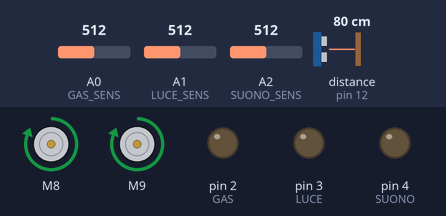
Simulated run of this sketch. Board: Arduino Uno, built with avr-gcc and run on an emulated ATmega328P. Shown: 2 × DC motor (green arrow = forward, orange = backward, longer = faster), output pins drawn as LEDs (lit = HIGH). Wiring (inferred from the names in the program): ultrasonic range finder: trigger pin 11; echo pin 12. Dashed ring = blinking. The inputs (shaded band) are chosen by the test bench; at power-on: A1 (LUCE_SENS) = 512, distance to the obstacle (sensor on pin 12) 80 cm, A0 (GAS_SENS) = 512, A2 (SUONO_SENS) = 512. The echo pulse lasts 58.3 µs per cm; pins used as bus, display or sensor lines are not drawn; what the sketch prints to the serial monitor is not drawn.

Above: at 11.2 s.
11.3 s: A1 (LUCE_SENS) set to 594
12.8 s: A1 (LUCE_SENS) set to 628
At 16.1 s:
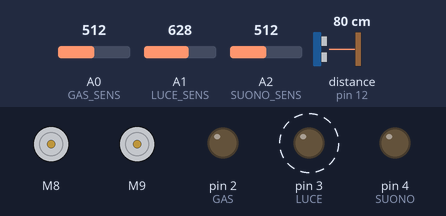
16.2 s: distance to the obstacle (sensor on pin 12) set to 11 cm
19.6 s: distance to the obstacle (sensor on pin 12) set to 8 cm
At 21.6 s:
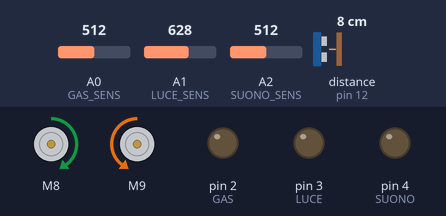
22.2 s: distance to the obstacle (sensor on pin 12) set to 18 cm
At 23.1 s:
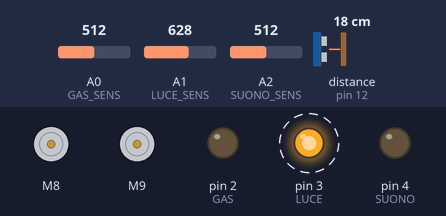
25.6 s: distance to the obstacle (sensor on pin 12) set to 2 cm
At 29.1 s:
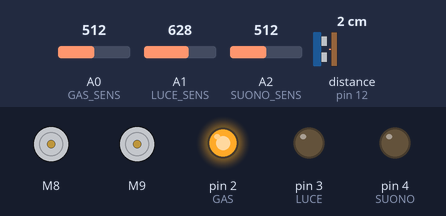
Timing chart, 0 to 30.0 s (numbered marks = the images above; inputs shaded):
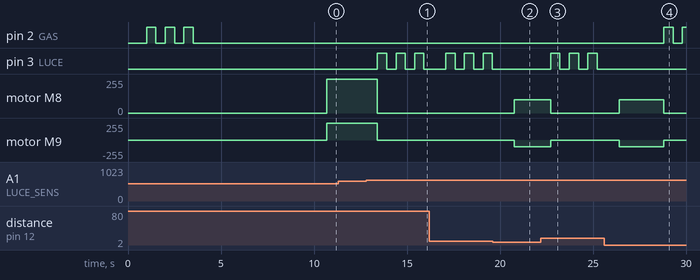

The sketch:

Explorer.ino
```cpp
#include <L298N.h>

/*
Defining MOTORS pins
*/
#define MAX_SPEED 255
#define MIN_SPEED 100
#define DEGREE_TIME 100

#define EN1 5
#define EN2 6
//Motor 1
#define IN1 8
#define IN2 7
L298N motor1(EN1, IN1, IN2);

//Motor 2
#define IN3 9
#define IN4 13
L298N motor2(EN2, IN3, IN4);

/*
Defining HC-SR04 pins
*/
#define TRIG 11
#define ECHO 12
/*
Defining sensors pin output
*/
#define GAS_SENS A0
#define LUCE_SENS A1
#define SUONO_SENS A2
/*
Defining led pin output
*/
#define GAS 2
#define LUCE 3
#define SUONO 4

int wave[100];
#define SAMPLES 100
/*
Defining thresholds
*/
int luce_thr=0;
int gas_thr=0;
int suono_thr=0;


void setup() {
  /*
  *
  *   SPEED UP ADC
  *
  */
  ADCSRA &= ~(bit (ADPS0) | bit (ADPS1) | bit (ADPS2)); // clear prescaler bits

  ADCSRA |= bit (ADPS0);                                //   2


  Serial.begin(9600);
  Serial.println("Explorer robot starting...");

  pinMode(GAS, OUTPUT);
  pinMode(LUCE, OUTPUT);
  pinMode(SUONO, OUTPUT);

  pinMode(TRIG, OUTPUT);
  pinMode(ECHO, INPUT);

  //Comment the following lines if you have already saved the thrs
  Serial.println("Thr setup starting...");
  set_thr();

}

void loop() {
  // put your main code here, to run repeatedly:
  brain();
}

/*
 * thr is used to get the environment noises
*/
void set_thr(){
  delay(1000);
  report(GAS);
  int value = analogRead(GAS_SENS);
  gas_thr=value;
  Serial.println("Gas thr value : ");
  Serial.print(value);
  delay(2000);
  report(LUCE);
  value = analogRead(LUCE_SENS);
  luce_thr=value;
  Serial.println("Luce thr value : ");
  Serial.print(value);
  delay(2000);
  report(SUONO);
  value = analogRead(SUONO_SENS);
  suono_thr=value;
  Serial.println("Suono thr value : ");
  Serial.print(value);
  delay(2000);
}

/*
Base algorithm
*/
void brain(){
  if(readLight())report(0);
  delay(10);
  if(readSound())report(1);
  delay(10);
  if(readGas())report(2);
  delay(10);
  if(getDistance()<10){
    stop();
    escape();
  }
  forward();
}

int readGas(){
  int value = analogRead(GAS_SENS);
  if(value>gas_thr+100)return 1;
  return 0;
}

int readSound(){
  for(int i = 0;i<SAMPLES;i++){
    wave[i]=analogRead(SUONO_SENS);
    delayMicroseconds(80*i);//in this way it looks arduino is sampling at 1/0.00008 Hz, but to get the frequency it is not needed to reconstruct the signal
  }
  /*
  * To calculate the frequency of the signal, I find the two pitch of the wave to get the period
  * and then it's possible to find the frequency
  */
  int max1_index=findMax(wave,-1);
  int max2_index=findMax(wave,max1_index);

  double period = (max2_index-max1_index)*pow(10,-6);
  double frequency = 1.0/period;

  if(frequency>3500 && frequency<4500)return 1;
  return 0;
}
int findMax(int* values,int index){
  int Max = 0;
  int max_index=-1;
  if(index = -1){
    for(int i = 0;i<SAMPLES;i++){
      if(Max<values[i]){
        Max=values[i];
        max_index=i;
      }
    }
  }else{
    for(int i = index;i<SAMPLES;i++){
      if(Max<values[i]){
        Max=values[i];
        max_index=i;
      }
    }
  }
  return max_index;
}

int readLight(){
  int value = analogRead(LUCE_SENS);
  if(value>luce_thr+100)return 1;
  return 0;
}


/*
Functions to move the robot
*/
int escape_attempt=0;
void escape(){
  rotateLeft(DEGREE_TIME);
  if(getDistance()<10){
    rotateRight(2*DEGREE_TIME);
    if(getDistance()<10){
        escape_attempt++;
        if(escape_attempt>4){
          report(GAS);
          return;
        }
        escape();
    }
  }
}

void stop(){
  motor1.stop();
  motor2.stop();
}

void forward(){
  motor1.setSpeed(MAX_SPEED);
  motor2.setSpeed(MAX_SPEED);

  motor1.forward();
  motor2.forward();
}

void backward(){
  motor1.setSpeed(MAX_SPEED);
  motor2.setSpeed(MAX_SPEED);

  motor1.backward();
  motor2.backward();
}

void rotateLeft(int rotation_time){
  motor1.setSpeed(MIN_SPEED);
  motor2.setSpeed(MIN_SPEED);

  motor1.forward();
  motor2.backward();

  delay(rotation_time);
}

void rotateRight(int rotation_time){
  motor1.setSpeed(MIN_SPEED);
  motor2.setSpeed(MIN_SPEED);

  motor1.forward();
  motor2.backward();

  delay(rotation_time);
}

/*
Function to get the distance
*/
int getDistance(){
  digitalWrite(TRIG, LOW); //To be sure to clean the remaining high signal
  delayMicroseconds(5);
  digitalWrite(TRIG, HIGH);
  delayMicroseconds(10);
  digitalWrite(TRIG, LOW);

  pinMode(ECHO, INPUT);
  long duration = pulseIn(ECHO, HIGH);

  // Convert the time into a distance
  delay(250);
  return (int)(duration/2) / 29.1; // return the distance in centimetres
}

/*
Functions to report sensors signals
*/

void report(int sensor){
  stop();
  switch(sensor){//0 luce, 1 suono, 2 gas
    case 0:
      blinkLed(LUCE);
    break;
    case 1:
      blinkLed(SUONO);
    break;
    case 2:
      blinkLed(GAS);
    break;
  }
}

void blinkLed(int led){//led is the pin where the led is plugged
  for(int i = 0; i<3;i++){
    digitalWrite(led, HIGH);   // turn the LED on (HIGH is the voltage level)
    delay(500);                       // wait for a second
    digitalWrite(led, LOW);    // turn the LED off by making the voltage LOW
    delay(500);
  }
}
```

Measured:
- the behaviour switches between 612 and 613 on A1 (LUCE_SENS) (found by bisection; images 0 and 1)
- the behaviour switches between 10 and 9 cm on distance to the obstacle (sensor on pin 12) (found by bisection; images 1 and 2)
- after the input at 11.3 s, every drawn part: stays the same
- after the input at 12.8 s, pin 3 (LUCE): alternates HIGH for 0.50 s and LOW for 0.50 s, starting after 0.61 s; motor M8, motor M9: forward 255/255 → stopped after 0.61 s
- after the input at 19.6 s, pin 3 (LUCE): stays LOW (without the input it goes to HIGH after 1.2 s); motor M8: stopped → forward 100/255 after 1.2 s; motor M9: stopped → backward 100/255 after 1.2 s
- after the input at 22.2 s, pin 2 (GAS): stays LOW (without the input it goes to HIGH after 2.6 s); pin 3 (LUCE): alternates HIGH for 0.50 s and LOW for 0.50 s, starting after 0.52 s; motor M8: forward 100/255 → stopped after 0.52 s instead of 2.6 s; motor M9: backward 100/255 → stopped after 0.52 s instead of 2.6 s
- after the input at 25.6 s, pin 2 (GAS): LOW → HIGH after 3.2 s, → LOW 0.50 s later, → HIGH 0.50 s later; pin 3 (LUCE): stops changing and stays LOW; motor M8: stopped → forward 100/255 after 0.80 s, → stopped 2.4 s later; motor M9: stopped → backward 100/255 after 0.80 s, → stopped 2.4 s later
